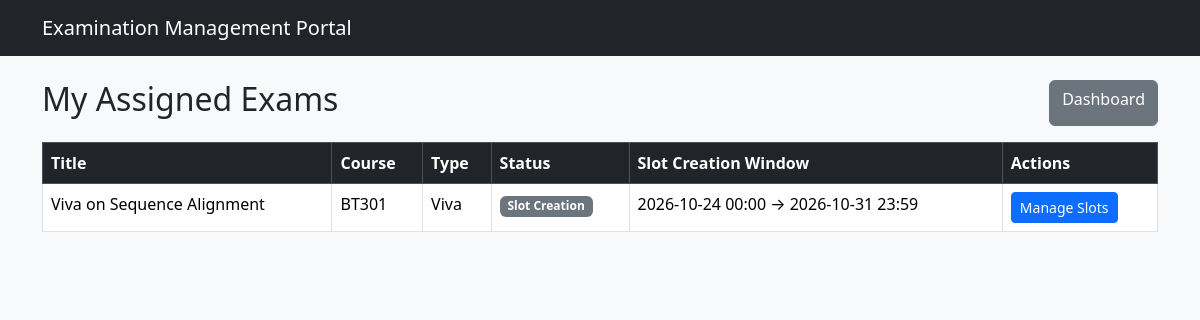
Page /examiner/exams (signed in) on the earlier database version.
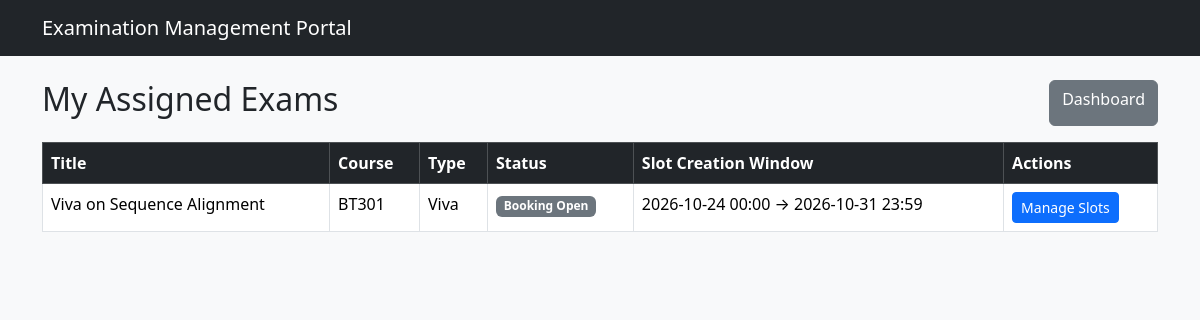
Same page on the later database version.
### models.py (models this page shows)
class Exam(db.Model):
    __tablename__ = 'exams'
    id = db.Column(db.Integer, primary_key=True)
    course_id = db.Column(db.Integer, db.ForeignKey('courses.id'), nullable=False)
    title = db.Column(db.String(150), nullable=False)
    exam_type = db.Column(db.String(30), nullable=False)  # Viva / Practical / Project Demo / Assessment
    status = db.Column(db.String(30), default='Draft')    # Draft / Slot Creation / Booking Open / Closed / Completed
    description = db.Column(db.Text)
    slot_creation_start = db.Column(db.DateTime)
    slot_creation_end   = db.Column(db.DateTime)
    booking_start       = db.Column(db.DateTime)
    booking_end         = db.Column(db.DateTime)
    created_at = db.Column(db.DateTime, default=datetime.utcnow)
    rubrics = db.relationship('Rubric', backref='exam', lazy=True, cascade='all, delete-orphan')
    slots   = db.relationship('Slot', backref='exam', lazy=True)
    bookings = db.relationship('Booking', backref='exam', lazy=True)
    assigned_examiners = db.relationship('ExamExaminer', backref='exam', lazy=True)

class Course(db.Model):
    __tablename__ = 'courses'
    id = db.Column(db.Integer, primary_key=True)
    code = db.Column(db.String(20), unique=True, nullable=False)
    name = db.Column(db.String(150), nullable=False)
    description = db.Column(db.Text)
    created_at = db.Column(db.DateTime, default=datetime.utcnow)
    exams = db.relationship('Exam', backref='course', lazy=True)

### routes/examiner.py (the view)
@examiner_bp.route('/exams')
@approved_examiner_required
def my_exams():
    assigned = Exam.query.join(ExamExaminer).filter(
        ExamExaminer.examiner_id == current_user.id
    ).order_by(Exam.title).all()
    return render_template('examiner/exams.html', exams=assigned)

### app.py (called while the page is built)
@login_manager.user_loader
def load_user(user_id):
    return User.query.get(int(user_id))

### templates/examiner/exams.html (shortened to what this page needs)
{% extends "base.html" %}
{% block content %}
<div class="d-flex justify-content-between mb-3">
  <h2>My Assigned Exams</h2>
  <a href="{{ url_for('examiner.dashboard') }}" class="btn btn-secondary">Dashboard</a>
</div>
<table class="table table-bordered table-hover">
  <thead class="table-dark">
    <tr>
      <th>Title</th>
      <th>Course</th>
      <th>Type</th>
      <th>Status</th>
      <th>Slot Creation Window</th>
      <th>Actions</th>
    </tr>
  </thead>
  <tbody>
    {% for e in exams %}
    <tr>
      <td>{{ e.title }}</td>
      <td>{{ e.course.code }}</td>
      <td>{{ e.exam_type }}</td>
      <td><span class="badge bg-secondary">{{ e.status }}</span></td>
      <td>
        {% if e.slot_creation_start %}
          {{ e.slot_creation_start.strftime('%Y-%m-%d %H:%M') }}
          →
          {{ e.slot_creation_end.strftime('%Y-%m-%d %H:%M') if e.slot_creation_end else '?' }}
        {% else %}
          Not set
        {% endif %}
      </td>
      <td>
        <a href="{{ url_for('examiner.exam_slots', exam_id=e.id) }}" class="btn btn-sm btn-primary">
          Manage Slots
        </a>
      </td>
    </tr>
    {% else %}
    <tr><td colspan="6" class="text-center">No exams assigned to you yet.</td></tr>
    {% endfor %}
  </tbody>
</table>
{% endblock %}

Differences in the rows shown:
changed Exam "Viva on Sequence Alignment": status "Slot Creation" → "Booking Open"
